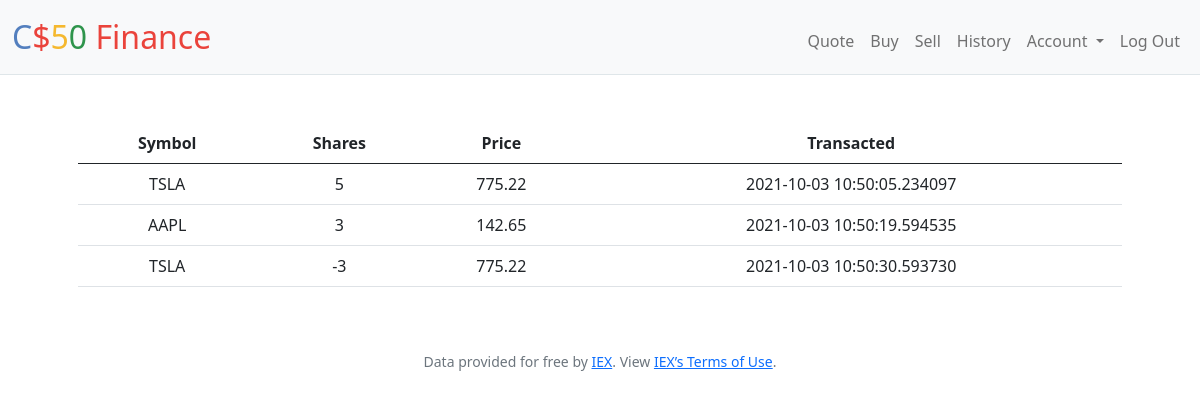
Screenshot of /history (signed in) with the database file from the repository.
### tables this page shows
CREATE TABLE 'Transactions' (
id INTEGER PRIMARY KEY NOT NULL,
user INTEGER NOT NULL,
stock INTEGER NOT NULL,
shares INTEGER NOT NULL,'price' numeric NOT NULL,
timestamp TEXT NOT NULL,
FOREIGN KEY (user) REFERENCES users(id),
FOREIGN KEY (stock) REFERENCES stocks(id)
);

CREATE TABLE stocks (
id INTEGER PRIMARY KEY NOT NULL,
name TEXT NOT NULL,
symbol TEXT NOT NULL
);

### application.py (the view)
@app.route("/history")
@login_required
def history():
    rows = db.execute(
        "SELECT symbol, shares, price, timestamp FROM Transactions JOIN stocks ON Transactions.stock=stocks.id WHERE user=?", session["user_id"])
    return render_template("history.html", rows=rows)

### application.py (called while the page is built)
@app.after_request
def after_request(response):
    response.headers["Cache-Control"] = "no-cache, no-store, must-revalidate"
    response.headers["Expires"] = 0
    response.headers["Pragma"] = "no-cache"
    return response

### helpers.py (called while the page is built)
def login_required(f):
    @wraps(f)
    def decorated_function(*args, **kwargs):
        if session.get("user_id") is None:
            return redirect("/login")
        return f(*args, **kwargs)
    return decorated_function

### templates/history.html (shortened to what this page needs)
{% extends "layout.html" %}
{% block main %}
  <div class="table-responsive">
    <table class="table table-hover">
      <thead>
        <tr>
          <th scope="col">Symbol</th>
          <th scope="col">Shares</th>
          <th scope="col">Price</th>
          <th scope="col">Transacted</th>
        </tr>
      </thead>
      <tbody>
        {% for row in rows %}
        <tr>
          <td>{{ row["symbol"] }}</td>
          <td>{{ row["shares"] }}</td>
          <td>{{ row["price"] }}</td>
          <td>{{ row["timestamp"] }}</td>
        </tr>
        {% endfor %}
      </tbody>
    </table>
  </div>
{% endblock %}

### templates/layout.html (shortened to what this page needs)
<!DOCTYPE html>
<html lang="en">
    <head>
        <link href="https://cdn.jsdelivr.net/npm/bootstrap@5.1.0/dist/css/bootstrap.min.css" rel="stylesheet">
        <link href="/static/styles.css" rel="stylesheet">
    </head>
    <body>
        <nav class="navbar navbar-expand-lg navbar-light bg-light">
          <div class="container-fluid">
            <a class="navbar-brand" href="/"><span class="blue">C</span><span class="red">$</span><span class="yellow">5</span><span class="green">0</span> <span class="red">Finance</span></a>
            <div class="collapse navbar-collapse" id="navbarNav">
              {% if session.user_id %}
                    <ul class="navbar-nav mr-auto mt-2">
                        <li class="nav-item"><a class="nav-link" href="/quote">Quote</a></li>
                        <li class="nav-item"><a class="nav-link" href="/buy">Buy</a></li>
                        <li class="nav-item"><a class="nav-link" href="/sell">Sell</a></li>
                        <li class="nav-item"><a class="nav-link" href="/history">History</a></li>
                        <li class="nav-item dropdown">
                          <a class="nav-link dropdown-toggle" id="navbarDropdownMenuLink" role="button" data-bs-toggle="dropdown" aria-expanded="false">
                            Account
                          </a>
                        </li>
                    </ul>
                    <ul class="navbar-nav ml-auto mt-2">
                        <li class="nav-item"><a class="nav-link" href="/logout">Log Out</a></li>
                    </ul>
                {% else %}
                    <ul class="navbar-nav ml-auto mt-2">
                        <li class="nav-item"><a class="nav-link" href="/register">Register</a></li>
                        <li class="nav-item"><a class="nav-link" href="/login">Log In</a></li>
                    </ul>
                {% endif %}
            </div>
          </div>
        </nav>
        <main class="container p-5">
            {% block main %}{% endblock %}
        </main>
        <footer class="small text-center text-muted">
            Data provided for free by <a href="https://iextrading.com/developer">IEX</a>. View <a href="https://iextrading.com/api-exhibit-a/">IEX’s Terms of Use</a>.
        </footer>
    </body>
</html>

### static/styles.css (style rules this page uses)
nav .navbar-brand { font-size: xx-large; }
nav .navbar-brand .blue { color: #537fbe; }
nav .navbar-brand .red { color: #ea433b; }
nav .navbar-brand .yellow { color: #f5b82e; }
nav .navbar-brand .green { color: #2e944b; }
nav { border-bottom: 1px solid #dfe6e9; }
#navbarNav { justify-content: flex-end; }
main { overflow-x: auto; }
.table-responsive, #quoted, #update-password-head, #apology { text-align: center; }

### rows the page displays
Transactions: symbol "TSLA", shares "5", price "775.22", timestamp "2021-10-03 10:50:05.234097"
Transactions: symbol "AAPL", shares "3", price "142.65", timestamp "2021-10-03 10:50:19.594535"
Transactions: symbol "TSLA", shares "-3", price "775.22", timestamp "2021-10-03 10:50:30.593730"
